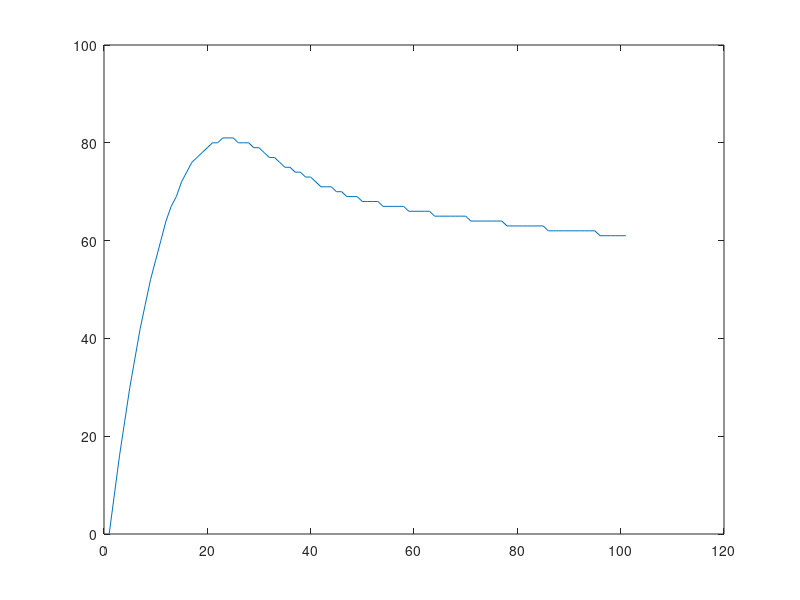

Here is the MATLAB script that generated this plot:
v = [0,  60,    80,  78,  72,   66,   63,   61]
x = [0,  10,    20,  30,  40,    60,    80,    100]
xq = linspace(0,100,101)
tyreData = int16(interp1(x,v,xq, 'spline'))
plot(tyreData)
csvwrite('tyredata.dat',tyreData)
